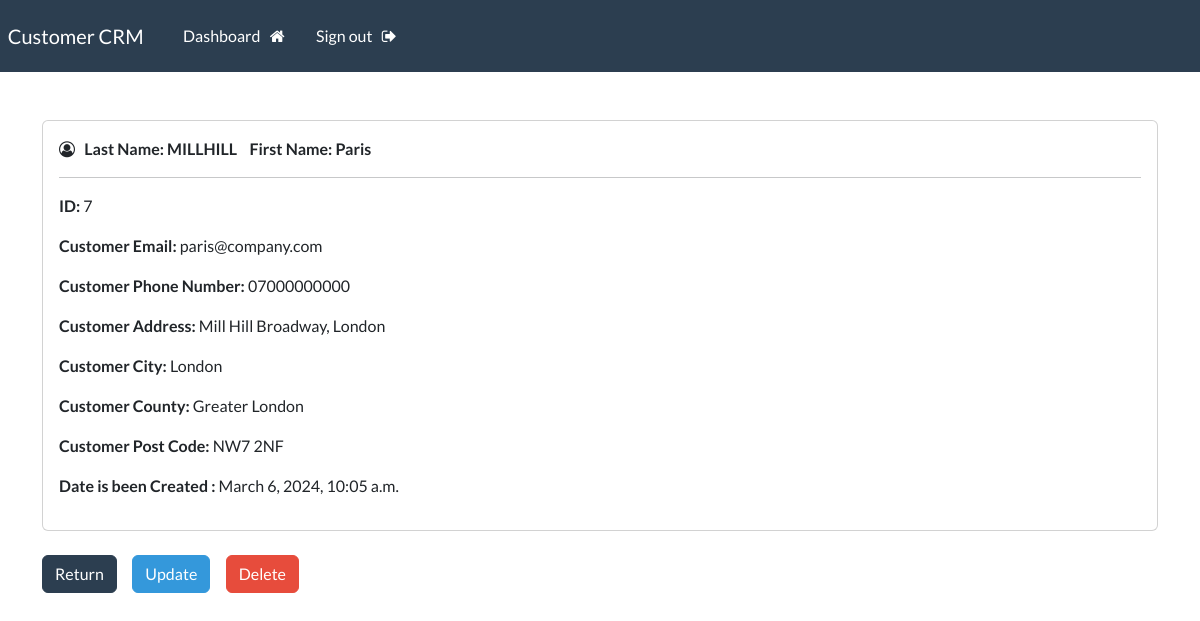
The app's page /record/7 (signed in) with its own data.
### webapp/models.py (models this page shows, shortened)
class Customer(models.Model):
    first_name = models.CharField(max_length = 92)
    last_name = models.CharField(max_length = 92)
    email = models.CharField(max_length = 92)
    phone_number= models.CharField(max_length = 15)
    address = models.CharField(max_length = 300)
    city = models.CharField(max_length = 200)
    county= models.CharField(max_length = 300)
    post_code= models.CharField(max_length = 12, default='')
    created_date = models.DateTimeField(auto_now_add = True)

### webapp/views.py (the view)
# urls.py: path('record/<int:pk>',views.SinglurCustomer, name='record'),
@login_required (login_url='my-login')
def SinglurCustomer(request, pk):
    all_records= Customer.objects.get(id=pk)
    context = {'record': all_records}
    return render(request, 'webapp/views_record.html', context= context)

### webapp/templates/webapp/views_record.html (shortened to what this page needs)
{% extends 'webapp/base.html' %}
{% block content %}
    <br>
    <div class="card">
        <div class="card-body">
            <i class="fa fa-user-circle-o" aria-hidden="true"></i> &nbsp;
            <strong> Last Name: {{record.last_name | upper }} </strong> &nbsp;&nbsp;
            <strong> First Name: {{record.first_name}} </strong>
            <hr>
           <p> <strong> ID: </strong> {{record.id}} </p>
           <p> <strong> Customer Email: </strong> {{record.email}} </p>
           <p> <strong> Customer Phone Number: </strong> {{record.phone_number}} </p>
           <p> <strong> Customer Address: </strong> {{record.address}}</p>
           <p> <strong> Customer City: </strong> {{record.city}} </p>
           <p> <strong> Customer County: </strong> {{record.county}} </p>
           <p> <strong> Customer Post Code: </strong> {{record.post_code}} </p>
           <p> <strong> Date is been Created : </strong> {{record.created_date}} </p>
        </div>
    </div>
        <br>
        <a href="{% url 'dashboard' %} " class="btn btn-primary"> Return</a>
        <a href="{% url 'update-customer' record.id %} " class="btn btn-info"> Update</a>
       <a href="{% url 'delete' record.id %} " class="btn btn-danger"> Delete </a>
{% endblock %}

### records on screen
Customer: last_name "MILLHILL", first_name "Paris", id "7", email "paris@company.com", phone_number "07000000000", address "Mill Hill Broadway, London", city "London", county "Greater London", post_code "NW7 2NF", created_date "March 6, 2024, 10:05 a.m."
